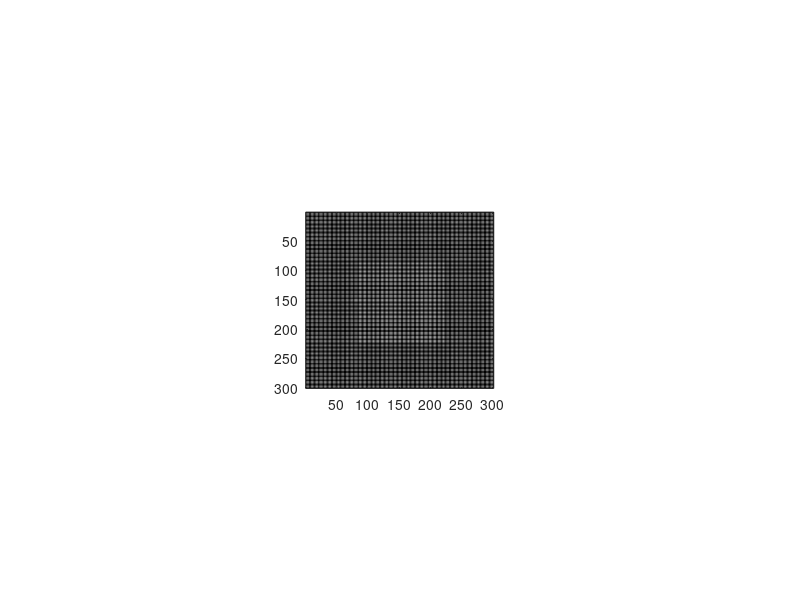

Recreate this plot in MATLAB.
function output=experiment2
CPD=2.14;
bulge_deg=0.5;
rim_col= 0.5;
square_col= 0.6;
jitter=[600 800];
step=0.01;
detections=3; % how many detections to declare threshold
%% make phosphene matrix
maxTrials=300;
% screen size and angles
% get screen size
set(0,'units','pixels')
Pix_SS = get(0,'screensize');
set(0,'units','centimeters')
CM_SS = get(0,'screensize');
pixelSize=CM_SS(3)/Pix_SS(3);

%widthFig=atan(angleFig)*distanceFromScreen;  %cm
%widthFig=round(widthFig/CM_SS(3)*Pix_SS(3)); %pix


angleDim='w'; % 'h' or 'w' determine the 45deg angle by window hight / width
FOV=45;
heightDeg=10;%field of view in degrees
% compute the aray hight(=width) of phosphenes in pixels
if strcmp(angleDim,'h')
    distanceFromScreen=CM_SS(4)/2/tand(FOV/2);
    heightPix=round(Pix_SS(4)*heightDeg/FOV);
elseif strcmp(angleDim,'w')
    distanceFromScreen=CM_SS(3)/2/tand(FOV/2);
    heightPix=round(Pix_SS(3)*heightDeg/FOV);
else
    error('choose dimention for figure limits')
end



%figure('Units','pixels','Position',[100 100 n m])
% set(gca,'Position',[0 0 1 1])
%% Image's parameters (phosphene area)


%height=900;
%widthPix=heightPix;
square_size_deg=5;                     %internal square size in degrees
square_size=round(square_size_deg/heightDeg*heightPix); %intenal square size in pixels

%% Bulge's parameters
%bulge sizes in degrees
bulge_pix=round((bulge_deg./FOV)*heightPix);      %bulge sizes in pixels

%% Resolutions parameters
res=CPD;                                        %Desired resolutions in CPD (2.14 CPD is 42.88*42.88 phosphenes. we want CPD 1.25, 2.5 10)
num_phos_res=round(res.*2*heightDeg);                %number of phosphenes in the whole image per resolution
pix_res=round(heightPix./num_phos_res);           % width of a phosphene in pixels
sigma = pix_res^0.5;
h = fspecial('gaussian', pix_res, sigma);
h=h-min(min(h));
h=h./max(max(h));
Phosphene_Matrix=repmat(h,num_phos_res,num_phos_res);
%figure;
pixStartX=round(Pix_SS(3)/2-length(Phosphene_Matrix)/2);
pixStartY=round(Pix_SS(4)/2-length(Phosphene_Matrix)/2);


%% make shape
squareSizePhos=round(square_size/pix_res);
squareInd=false(num_phos_res);
phosStart=floor((num_phos_res-squareSizePhos)/2)+1;
phosEnd=phosStart+squareSizePhos-1;
squareInd(phosStart:phosEnd,phosStart:phosEnd)=true;
bulgePhos=ceil(bulge_pix/pix_res); % 2 phosphenes if at optimal position the bulge covers 2 phosphene centers
bulgeInd=false(num_phos_res);
bulgeStartY=floor(num_phos_res/2+0.5)-floor(bulgePhos/2);
bulgeEndY=bulgeStartY+bulgePhos-1;
bulgeInd(phosEnd+1:phosEnd+bulgePhos,bulgeStartY:bulgeEndY)=true;

%imagesc(weights);

phosInd=zeros(size(Phosphene_Matrix));
ind=0;
for i=1:num_phos_res
    for j=1:num_phos_res
        ind=ind+1;
        for I=1:pix_res
            for J=1:pix_res
                phosInd((i-1)*pix_res+I,(j-1)*pix_res+J)=ind;
            end
        end
    end
end

%% make cross
crossSize=10;
cross=zeros(size(Phosphene_Matrix));
cross(floor(length(Phosphene_Matrix)/2)-crossSize:ceil(length(Phosphene_Matrix)/2)+crossSize,round(length(Phosphene_Matrix)/2))=1;
cross(round(length(Phosphene_Matrix)/2),floor(length(Phosphene_Matrix)/2)-crossSize:ceil(length(Phosphene_Matrix)/2)+crossSize)=1;



%% display desired distance and run experiment
cfg=[];
cfg.jitter=jitter;
cfg.pos=[pixStartX pixStartY length(Phosphene_Matrix) length(Phosphene_Matrix)];
cfg.weights=squareInd+bulgeInd;
cfg.Phosphene_Matrix=Phosphene_Matrix;
cfg.phosInd=phosInd;
cfg.cross=cross;
uiwait(msgbox(['Please sit ',num2str(round(distanceFromScreen)),'cm From screen']));

fh=figure('Units','pixels','Position',Pix_SS,'toolbar','none','MenuBar','none');
%fh=figure;
colormap gray
imagesc(cfg.cross,[0 1]);
set(gca,'Units','pixels','Position',cfg.pos)
set(gcf,'Color',[0 0 0]);
set(0,'PointerLocation',[-1 -1])
pause
set(fh,'WindowKeyPressFcn',@Key_Press);
triali=1;
direction=randi([1 4],1);
output=[];
errors=0;
detect=0;
prev=true;
threshold=1;
%time0=0;
%time1=0;
trial(square_col,rim_col,direction,cfg);%    jitter,cross,img,
%    Log(triali)=output;
%     triali=triali+1;
%     rim_col=rim_col-0.1;
% Log=output;
% %close
% save Log Log
% disp('end')


%% functions
    function Key_Press(~,keyData)
        %log(end+1,1:2)=[toc,list(i)];
        %output(
        %time1=toc;
        output(triali,1:4)=[toc 0 direction square_col-rim_col];
        switch keyData.Key
            case 'uparrow'
                output(triali,2)=1;
            case 'downarrow'
                output(triali,2)=3;
            case 'leftarrow'
                output(triali,2)=2;
            case 'rightarrow'
                output(triali,2)=4;
            case 'q'
                output(triali,2)=5;
                close
                save output output
                return
                %i=length(list);
            case 'space'
                output(triali,2)=6;
        end
        %output
        save output output
        if output(triali,2)==direction && ~prev
            detect=detect+1;
            if detect==detections
                threshold=square_col-rim_col;
                close
                save output output threshold
                return
            end
            
        end
        
        if triali<maxTrials
            if output(triali,2)==direction
                rim_col=rim_col+step;
                prev=true;
            else
                rim_col=rim_col-step;
                prev=false;
            end
            if rim_col>square_col
                rim_col=square_col;
            elseif rim_col<0
                rim_col=0;
            end
            direction=randi([1 4],1);
            
            triali=triali+1;
            trial(square_col,rim_col,direction,cfg);
        else
            disp('end')
            close
            return
        end
    end
%         close
        %         log(end,4)=stimType(list(i),4);
        %         log(end,5)=stimType(list(i),3);
        %         save ('log','log','actions','stimType')
        %         i=i+1;
        %         if i<(length(list)+1)
        %             imagesc(cross);
        %             pause(dur(i));
        %             imagesc(imgs(:,:,list(i)));
        %             colormap('gray');
        %             tic
        %         else
        %             close
        %         end
        
 
    function trial(square_col,rim_col,direction,cfg)
        %output(triali,1:3)=[0 0 direction];
        dur=randi(cfg.jitter,1)./1000;
        %disp(num2str(dur))
        imagesc(cfg.cross,[0 1]);
%         tic;
%         while toc<dur
%         end
        pause(dur)
        %close;
        % make phosphenized img
        weights=cfg.weights;
        weights(weights>0)=square_col;
        weights(weights==0)=rim_col;
        img=zeros(size(cfg.Phosphene_Matrix));
        img(:)=weights(cfg.phosInd(:));
        img=img.*cfg.Phosphene_Matrix;
        % img faces right
        img=imrotate(img,90*direction);
        imagesc(img,[0 1]);
        tic;
        %pause
    end
end
